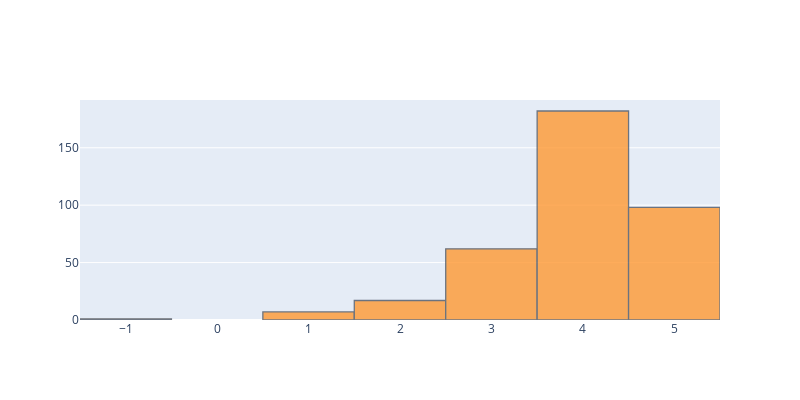

Source (notebook cell):
### Markdown cell above
### - famrel

### Code cell
data.famrel.iplot(kind='hist', title="Family relationship distribution", layout=layout.to_plotly_json())

### Figure 1 — Plotly figure (JSON) as saved in the notebook; plotly's stock layout.template omitted (floating-point values rounded to 4 significant figures; data arrays with more than 128 entries replaced by an {"elided": "..."} marker saying what was removed)
{"data": [{"histfunc": "count", "histnorm": "", "marker": {"color": "rgba(255, 153, 51, 1.0)", "line": {"color": "#4D5663", "width": 1.3}}, "name": "famrel", "opacity": 0.8, "orientation": "v", "type": "histogram", "x": {"elided": "394 int values"}}], "layout": {"barmode": "overlay", "height": 400, "width": 800}}
